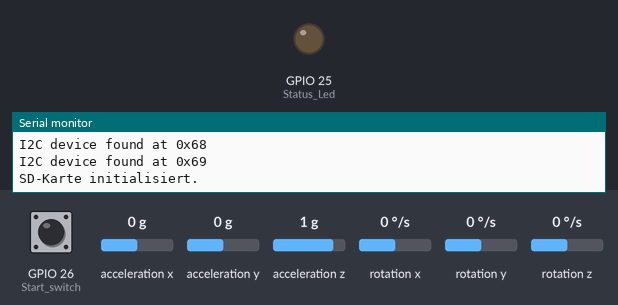
The program below on a simulated ESP32. Shown: output pins drawn as LEDs (lit = HIGH), the last lines printed to the serial monitor. Inputs (shaded band) come from the test bench; at power-on: GPIO 26 (Start_switch) HIGH, acceleration x 0 g, acceleration y 0 g, acceleration z 1 g, rotation x 0 °/s, rotation y 0 °/s, rotation z 0 °/s. Storage starts empty.

Above: at 1.9 s.
2.0 s: GPIO 26 (Start_switch) pulled LOW for 3.2 s
At 6.8 s:
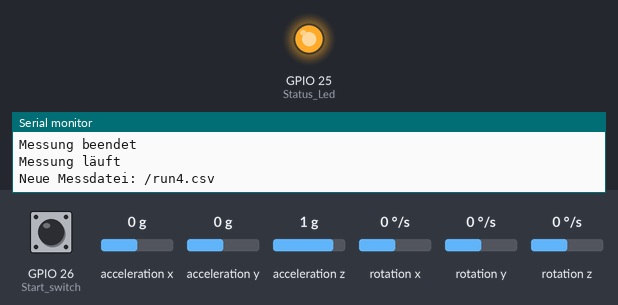
7.1 s: GPIO 26 (Start_switch) pulled LOW for 0.15 s
At 8.2 s:
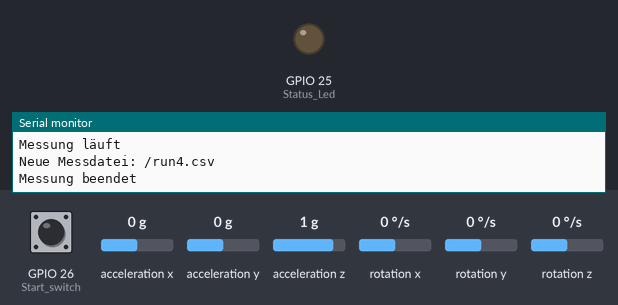
Timing chart, 0 to 10.1 s (numbered marks = the images above; inputs shaded):
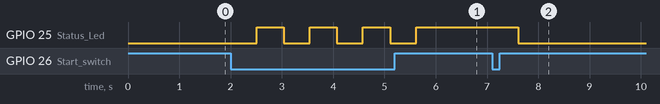

The program:

main.cpp
```cpp
#include <Arduino.h>
#include <Wire.h>
#include <MPU6050.h>
#include <math.h>
#include <SD.h>
#include <SPI.h>
#include <string>

MPU6050 mpu1(0x68);
MPU6050 mpu2(0x69);

#define SD_CS   5      // Chip-Select
#define SD_SCK  18     // VSPI_SCK
#define SD_MISO 19     // VSPI_MISO
#define SD_MOSI 23     // VSPI_MOSI

#define Start_switch 26
#define Status_Led 25

// factor for scaling to m/s^2
const float ACC_SCALE = 9.81 / 16384.0;

//variables for time
unsigned int  t = 0;
unsigned int  last_time = 0;
unsigned int  dt = 0;

//variables
  int16_t ax1, ay1, az1;
  int16_t ax2, ay2, az2;
  float baseline[3] = {0};
  bool new_record = true;
  bool measuring = false;
  bool stateChange = false;
  String filename = "";

// velocity
float dist = 0;

float calc_dist(float accx, float accy, float accz, unsigned int dt, float baseline[]){
  float vx = 0;
  float vy = 0;
  float vz = 0;

  float sx = 0;
  float sy = 0;
  float sz = 0;

  float distance = 0;

  float scale_dt;

  scale_dt = dt / 1e6;

  vx = (accx - baseline[0]) * scale_dt;
  vy = (accy - baseline[1]) * scale_dt;
  vz = (accz - baseline[2]) * scale_dt;

  sx = vx * scale_dt;
  sy = vy * scale_dt;
  sz = vz * scale_dt;

  distance = sqrt(sx*sx + sy*sy + sz*sz);

  return distance;
}

static void handleToggleButton() {

  if (digitalRead(Start_switch) == LOW){
   measuring = !measuring;
   stateChange = true;
  delay(500);
  }

      if (measuring && stateChange) {
        Serial.println("Messung läuft");
        digitalWrite(Status_Led, HIGH);
      } if(!measuring && stateChange) {
        Serial.println("Messung beendet");
        digitalWrite(Status_Led, LOW);
      }
    stateChange = false;
    }


void setup() {
  Serial.begin(115200);


  //MPU setup
  Wire.begin(21, 22); // ESP32: SDA=21, SCL=22

  delay(200);

  mpu1.initialize();
  mpu2.initialize();

  delay(500);

  Serial.println("\nI2C Scanner");

  for (byte address = 1; address < 127; address++) {
    Wire.beginTransmission(address);
    if (Wire.endTransmission() == 0) {
      Serial.print("I2C device found at 0x");
      Serial.println(address, HEX);
      delay(5);
    }
  }

  //SD card setup
  SPI.begin(SD_SCK, SD_MISO, SD_MOSI, SD_CS);
  //pinMode(SD_CS, OUTPUT);
  //digitalWrite(SD_CS, HIGH);

  if (!SD.begin(SD_CS)) {
    Serial.println("SD-Karte nicht gefunden!");
    return;
  }
  Serial.println("SD-Karte initialisiert.");

  File Data = SD.open("/Data.csv", FILE_WRITE);
  if (Data) {
    Data.println("timestamp_ms,x1,y1,z1,x2,y2,z2");
    Data.close();
  }


  //anschalten
  pinMode(Start_switch, INPUT_PULLUP);
  pinMode(Status_Led,OUTPUT);

}


void loop() {

  handleToggleButton();

  if (!measuring) {
    delay(10); // CPU entlasten
    new_record = true;
    return;
  }

  if (new_record) {

    // neue Datei für Messung erstellen
    for (int i = 1; i <= 500; i++) {

      filename = "/run" + String(i) + ".csv";
      if (!SD.exists(filename)) {
        break;
      }


    }

    File Data = SD.open(filename, FILE_WRITE);

    if (Data) {
      Data.println("timestamp_ms,x1,y1,z1,x2,y2,z2");
      Data.close();
    }
    Serial.println("Neue Messdatei: " + filename);
    new_record = false;
  }

  // --- Messung läuft ---
  mpu1.getAcceleration(&ax1, &ay1, &az1);
  mpu2.getAcceleration(&ax2, &ay2, &az2);

  t = micros();

  float accx1 = ax1 * ACC_SCALE;
  float accy1 = ay1 * ACC_SCALE;
  float accz1 = az1 * ACC_SCALE;

  float accx2 = ax2 * ACC_SCALE;
  float accy2 = ay2 * ACC_SCALE;
  float accz2 = az2 * ACC_SCALE;

  String line;
  line.reserve(128);
  line += String(t);
  line += ",";
  line += String(accx1, 5);
  line += ",";
  line += String(accy1, 5);
  line += ",";
  line += String(accz1, 5);
  line += ",";
  line += String(accx2, 5);
  line += ",";
  line += String(accy2, 5);
  line += ",";
  line += String(accz2, 5);

  File data = SD.open(filename, FILE_APPEND);
  if (data) {
    data.println(line);
    data.close();
  } else {
    Serial.println("Fehler: Data.csv konnte nicht geöffnet werden");
  }


}
```

Measured:
- after the input at 2.0 s, GPIO 25 (Status_Led): alternates HIGH for 0.53 s and LOW for 0.51 s, 7 changes in all, then stays HIGH, starting after 0.51 s
- after the input at 7.1 s, GPIO 25 (Status_Led): HIGH → LOW after 0.51 s
